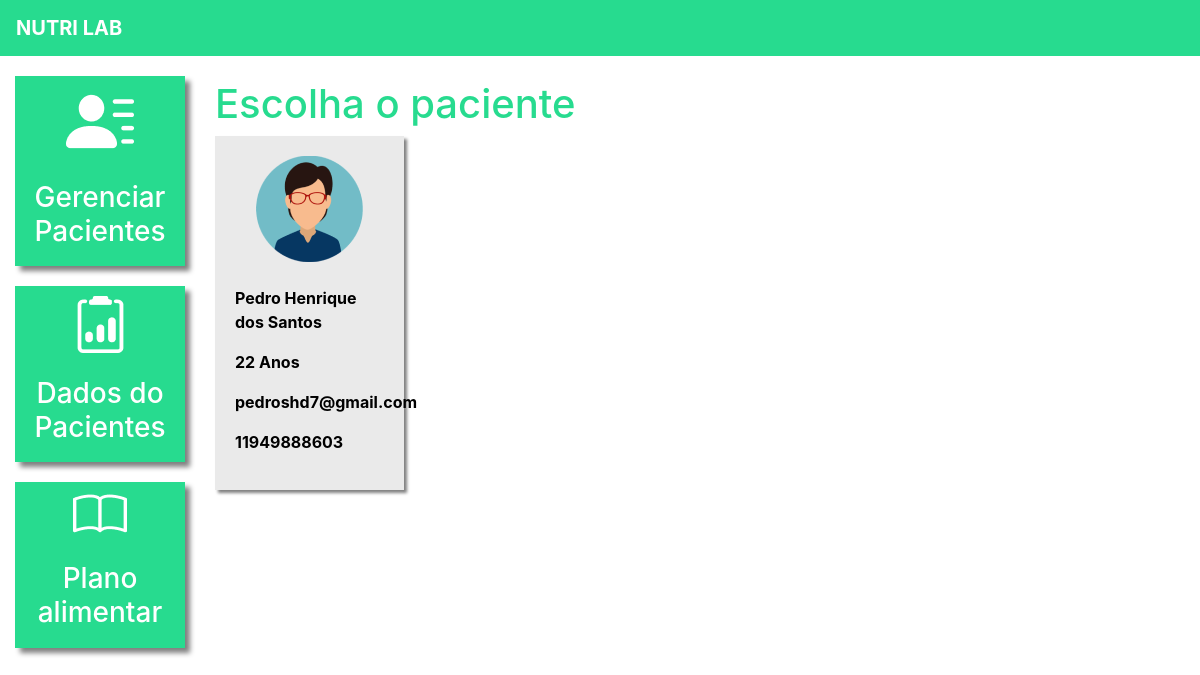
Page /dados_paciente/ (signed in) on the earlier database version.
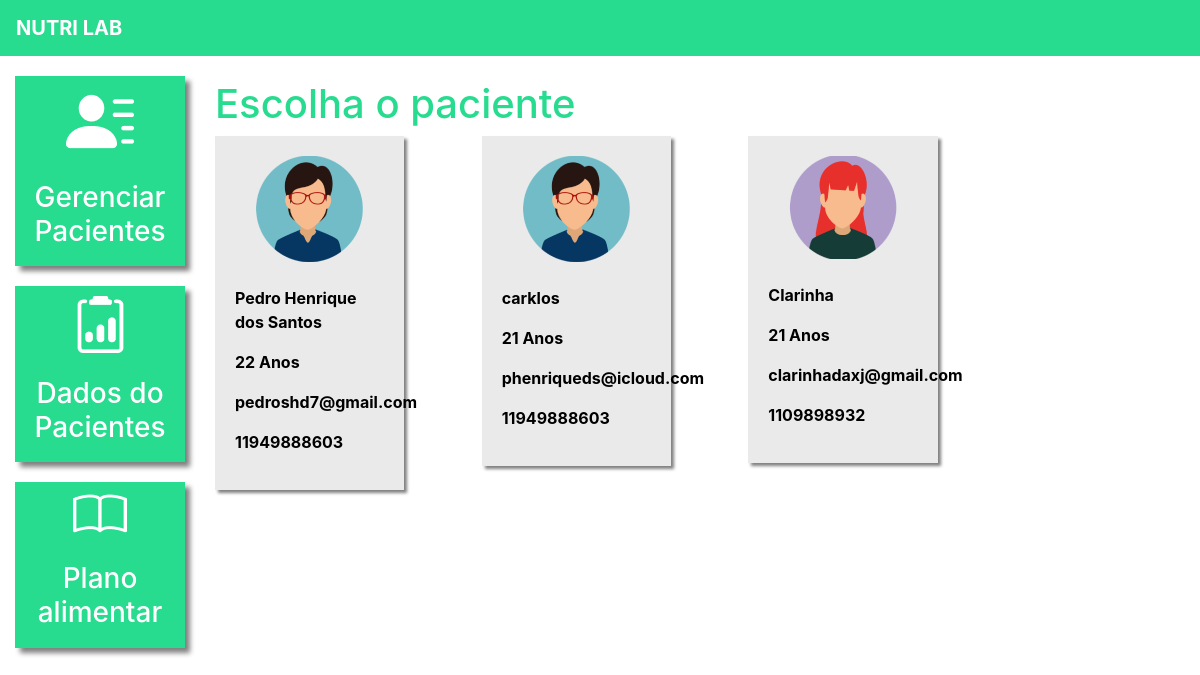
Same page on the later database version.
### plataforma/models.py (models this page shows, shortened)
class Pacientes(models.Model):
    choices_sexo = (('F', 'Feminino'),
                    ('M', 'Masculino'))
    nome = models.CharField(max_length=50)
    sexo = models.CharField(max_length=1, choices=choices_sexo)
    idade = models.IntegerField()
    email = models.EmailField()
    telefone = models.CharField(max_length=19)
    nutri = models.ForeignKey(User, on_delete=models.CASCADE)

### plataforma/views.py (the view)
# urls.py: path('dados_paciente/', views.dados_paciente_listar, name="dados_paciente_listar"),
@login_required(login_url = '/auth/logar/')
def dados_paciente_listar(request):
     if request.method == "GET":
        pacientes = Pacientes.objects.filter(nutri = request.user)
        return render(request, 'dados_paciente_listar.html', {'pacientes': pacientes})

### plataforma/templates/dados_paciente_listar.html (shortened to what this page needs)
{% extends 'base_plataforma.html' %}
{% load static %}
{% block 'plataforma' %}
    <br>
		<h1 class="titulo">Escolha o paciente</h1>
    <div  class="row">
        {% for paciente in pacientes%}
            <div class="col-md-4">
                <a href="{% url 'dados_paciente' paciente.id %}" class="link-hover">
                    <div class="card-paciente">
                        <div class="foto-perfil">
                            {% if paciente.sexo == "M"%}
                                <img src="{% static 'plataforma/img/perfil2.png' %}">
                            {% else %}
                                <img src="{% static 'plataforma/img/perfil1.png' %}">
                            {% endif %}
                        </div>
                        <br>
                        <p class="dados">{{paciente.nome}}</p>
                        <p class="dados">{{paciente.idade}} Anos</p>
                        <p class="dados">{{paciente.email}}</p>
                        <p class="dados">{{paciente.telefone}}</p>
                    </div>
                </a>
            </div>
        {% endfor %}
    </div>
{% endblock%}

### templates/base_plataforma.html
{% extends 'base.html' %}
{% load static %}
{% block 'head' %}
    <link rel="stylesheet" href="{% static 'plataforma/css/plataforma.css' %}">
    <link rel="stylesheet" href="{% static 'plataforma/css/plano_alimentar.css' %}">
{% endblock %}
{% block 'body' %}
    <div class="container-fluid">
        <div class="row">
            <div class="col-md-2">
                <a href="{% url 'pacientes' %}" class="link-lateral">
                    <div class="card-lateral">
                        <img src="{% static 'plataforma/img/paciente.png' %}">
                        <br>
                        <br>
                        <h3>Gerenciar Pacientes</h3>
                    </div>
                  </a>
                  <a href="{% url 'dados_paciente_listar' %}" class="link-lateral">
                    <div class="card-lateral">
                        <img src="{% static 'plataforma/img/dados_paciente.png' %}">
                        <br>
                        <br>
                        <h3>Dados do Pacientes</h3>
                    </div>
                  </a>
                  <a href="{% url 'plano_alimentar_listar' %}" class="link-lateral">
                    <div class="card-lateral">
                        <img src="{% static 'plataforma/img/plano_alimentar.png' %}">
                        <br>
                        <br>
                        <h3>Plano alimentar</h3>
                    </div>
                  </a>
            </div>
            <div class="col-md-8">
                {% block 'plataforma' %}
                {% endblock %}
            </div>
        </div>
    </div>
{% endblock%}

### templates/base.html (shortened to what this page needs)
{% load static %}
<!doctype html>
<html lang="pt-BR">
    <head>
        {% block 'head' %}{% endblock %}
        <link rel="stylesheet" href="https://cdn.jsdelivr.net/npm/bootstrap@4.6.1/dist/css/bootstrap.min.css">
    </head>
    <body>
        {% if user.is_authenticated %}
            <nav style="background-color: #27DB8F;" class="navbar navbar-expand-lg navbar-dark">
                <a style="font-weight: bold" class="navbar-brand" href="#">NUTRI LAB</a>
             </nav>
        {% endif %}
        {% block 'body' %}{% endblock %}
    </body>
</html>

### templates/static/plataforma/css/plataforma.css (style rules this page uses)
.card-lateral { background-color: #27DB8F; margin-top: 20px; padding: 10px; color: white; font-weight: bold; text-decoration: none; text-align: center; box-shadow: 5px 5px 5px gray; }
.titulo { color: #27DB8F; }
.card-paciente { background-color: #EAEAEA; width: 80%; box-shadow: 3px 3px 3px gray; padding: 20px; color: black; margin-bottom: 20px; }
.foto-perfil { text-align: center; }
.dados { font-weight: bold; }

Differences in the rows shown:
added Pacientes: nome "carklos", idade "21", email "phenriqueds@icloud.com", telefone "11949888603"
added Pacientes: nome "Clarinha", idade "21", email "clarinhadaxj@gmail.com", telefone "1109898932"
